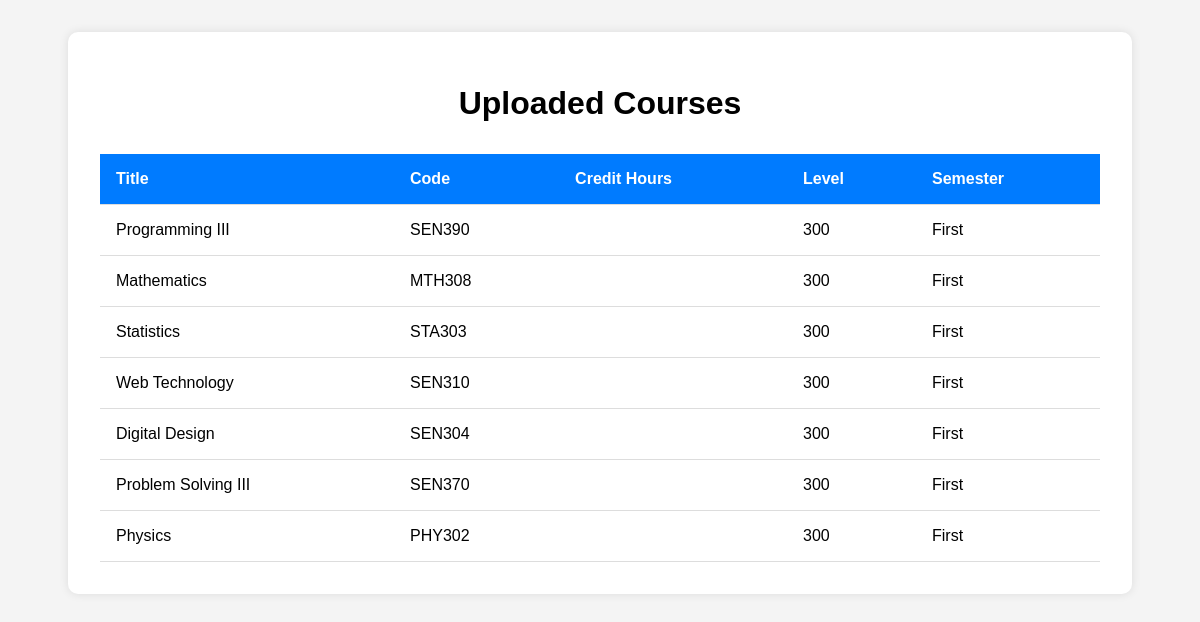
Page /course_list/ on the committed database.
### app.py (models this page shows, shortened)
class Courses(db.Model):
    __tablename__ = "coursesDetails"
    id = db.Column(db.Integer, primary_key =True)
    code =  db.Column(db.String(100), nullable= False)
    title = db.Column(db.String(100), nullable =False)
    credits_hours = db.Column(db.String(100), nullable=False)
    level = db.Column(db.String(20))
    semester = db.Column(db.String(20))

### app.py (the view)
@app.route("/course_list/")
def course_list():
    courses = Courses.query.all()
    return render_template("course_list.html", courses=courses)

### templates/course_list.html (shortened to what this page needs)
<!DOCTYPE html>
<html lang="en">
<head>
    <link rel="stylesheet" href="{{ url_for('static', filename='course_list.css') }}">
</head>
<body>
    <div class="container">
        <h1>Uploaded Courses</h1>
        {% if courses %}
        <table>
            <thead>
                <tr>
                    <th>Title</th>
                    <th>Code</th>
                    <th>Credit Hours</th>
                    <th>Level</th>
                    <th>Semester</th>
                </tr>
            </thead>
            <tbody>
                {% for course in courses %}
                <tr>
                    <td>{{ course.title }}</td>
                    <td>{{ course.code }}</td>
                    <td>{{ course.credit_hours }}</td>
                    <td>{{ course.level }}</td>
                    <td>{{ course.semester }}</td>
                </tr>
                {% endfor %}
            </tbody>
        </table>
        {% else %}
            <p>No courses uploaded yet.</p>
        {% endif %}
    </div>
</body>
</html>

### static/course_list.css (style rules this page uses)
body { font-family: Arial, sans-serif; background-color: #f4f4f4; margin: 0; padding: 2rem; }
.container { background-color: white; padding: 2rem; border-radius: 10px; max-width: 1000px; margin: auto; box-shadow: 0 0 10px rgba(0,0,0,0.1); }
h1 { text-align: center; margin-bottom: 2rem; }
table { width: 100%; border-collapse: collapse; }
th, td { padding: 1rem; text-align: left; border-bottom: 1px solid #ddd; }
th { background-color: #007bff; color: white; }

### rows in the picture
Courses: title "Programming III", code "SEN390", level "300", semester "First"
Courses: title "Mathematics", code "MTH308", level "300", semester "First"
Courses: title "Statistics", code "STA303", level "300", semester "First"
Courses: title "Web Technology", code "SEN310", level "300", semester "First"
Courses: title "Digital Design", code "SEN304", level "300", semester "First"
Courses: title "Problem Solving III", code "SEN370", level "300", semester "First"
Courses: title "Physics", code "PHY302", level "300", semester "First"
